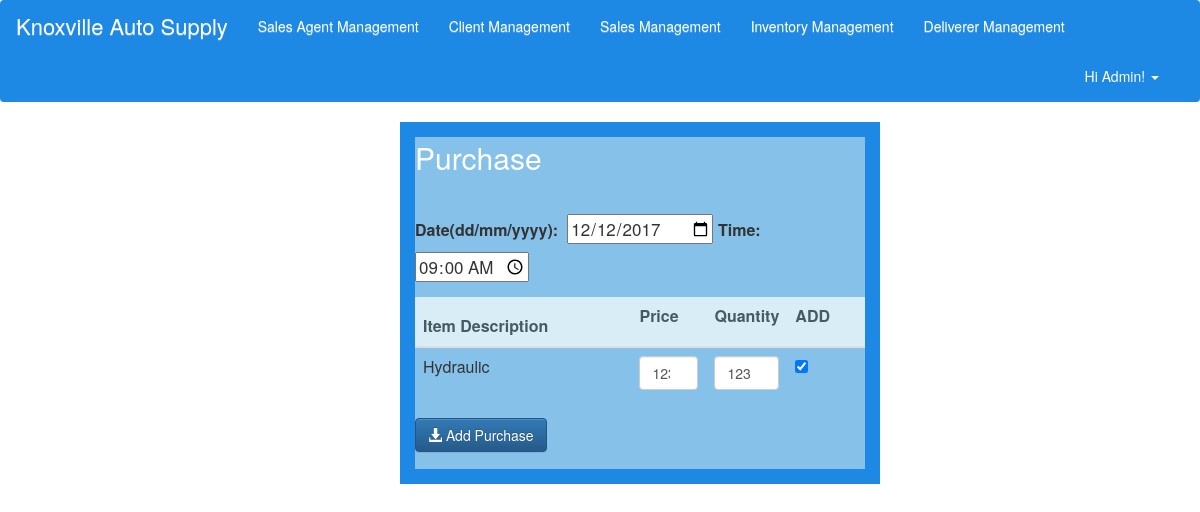
The app's page /knoxville/addPurchase/20, older data.
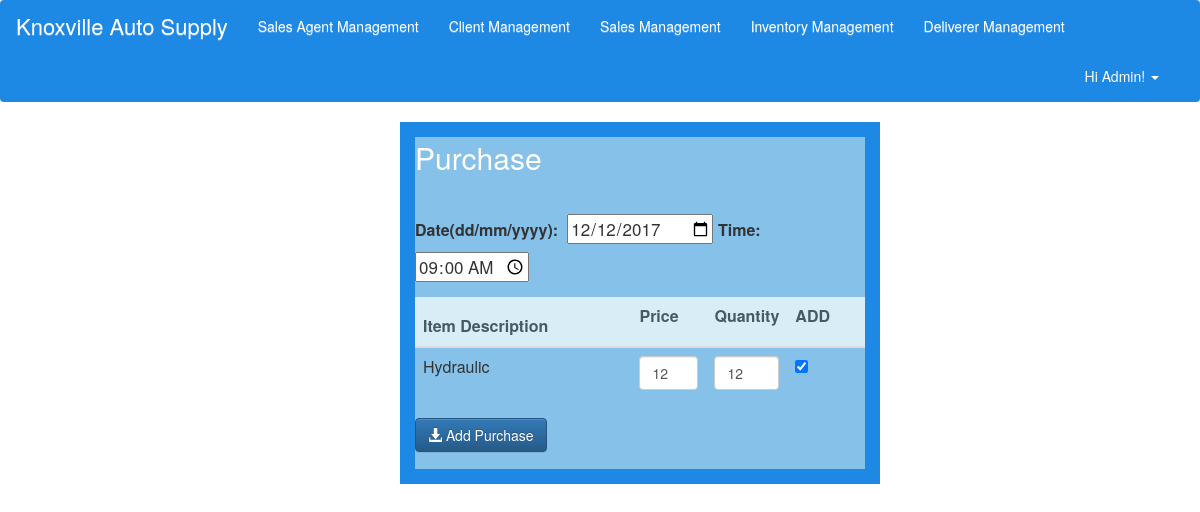
The same page, newer data.
### tables this page shows
CREATE TABLE `transaction` (
  `transID` int(11) NOT NULL,
  `date` date NOT NULL,
  `time` time NOT NULL,
  `status` varchar(10) NOT NULL,
  `unit_price` int(11) NOT NULL,
  `quantity` int(11) NOT NULL DEFAULT '1',
  `itemID` int(11) NOT NULL,
  `orderID` int(11) NOT NULL
);

### application/controllers/knoxville.php (called while the page is built, shortened)
<?php
class Knoxville extends CI_Controller {
    public function __construct(){
        $this->load->model('client_model','Client');
        $this->load->model('sales_agent_model','SalesAgent');
		$this->load->model('order_model','Order');
		$this->load->model('item_model','Item');
		$this->load->model('transaction_model','Transaction');
		$this->load->model('deliverer_model','Deliverer');
    }
	public function addPurchase($orderID){
		$data['orderID']=$orderID;
		$header_data['title'] = "Purchase";
		$condition = array('orderID'=>$orderID);
		$TransRec = $this->Transaction->read($condition);
		$data['trans'] = $TransRec;
		$condition = '(orderID = "'.$orderID.'" and status = "Quoted")';
		$QRec = $this->Transaction->read($condition);
		$data['Qrec'] = $QRec;
		$itemsRec = $this->Item->read();
		$data['items'] = $itemsRec;
		 $this->load->view('include/header',$header_data);
		 $this->load->view('add_purchase',$data);
	}
}

### index.php (called while the page is built, shortened)
<?php
require_once BASEPATH.'core/CodeIgniter.php';

### application/models/transaction_model.php (called while the page is built, shortened)
<?php
class Transaction_model extends CI_Model {
    private $table = 'transaction';
    function read($condition=null){
        $this->db->select('*');
        $this->db->from($this->table);
        $this->db->order_by('date','desc');
        if(isset($condition))
            $this->db->where($condition);
        $query = $this->db->get();
        if($query->num_rows()>0)
            return $query->result_array();
        else
            return false;
    }
}
?>

### application/models/item_model.php (called while the page is built, shortened)
<?php
class Item_model extends CI_Model {
    private $table = 'item';
    function read($condition=null){
        $this->db->select('*');
        $this->db->from($this->table);
        $query = $this->db->get();
        if($query->num_rows()>0)
            return $query->result_array();
        else
            return false;
    }
}
?>

### application/views/add_purchase.php (the view, shortened to what this page needs)
<html>
<body>
	<div class="cntr">
	<p class="boxhead">Purchase</p> <br />
	<?php echo form_open('knoxville/addPurchase/'.$orderID.'','id="purchase"');
	?>
	<div class="form-group">
		<label class="date-label" for="date">Date(dd/mm/yyyy):&nbsp; </label>
 		<input type="date" name="date" value="<?php echo date('Y-m-d'); ?>" />
 		<label class="date-label" for="date">Time: &nbsp;</label>
		<input type="time" name="time" value="<?php date_default_timezone_set('Asia/Manila'); echo  date("H:i"); ?>"/>
    </div>
	<table class="table">
                <thead>
                    <tr id="trHead">
						<th class="info">Item Description</th>
						<th class="info">
						<label for="price">Price</label></th>
						<th class="info">
						<label for="quantity">Quantity</label></th>
						<th class="info">
						<label for="itemList[]">ADD</th>
					</tr></thead>
        <tbody>
            <?php
				$counter = 0;
                foreach($Qrec as $Q){
					$y = 0;
				foreach($trans as $c)
					{
						if ($Q['itemID'] == $c['itemID'] && $c['status'] == "Purchased")
						$y++;
					}
					if($y==0){
						$counter++;
						echo '<tr><td>';
						foreach($items as $i)
						{
							if ($Q['itemID'] == $i['itemID'])
							echo $i['item_desc'];
						}
						echo '</td>
							<td class="col-sm-2">
								<input type="number" class="form-control" id="price'.$counter.'" value="'.$Q['unit_price'].'" name="price[]">
							</td>
							<td class="col-sm-2">
								<input type="number" class="form-control" id="quantity'.$counter.'"  name="quantity[]" value="'.$Q['quantity'].'">
							</td>
							<td><input type="checkbox" name="itemList[]" id="items'.$counter.'" value="'.$Q['itemID'].'" onClick="toggle2('."'items".$counter."'".', '."'price".$counter."'".', '."'quantity".$counter."'".')"  checked/></td>
							';
					}
                }
            ?>
    </tbody>
   </table>
	<button class="btn btn-primary btn-md" type="submit">
		<span class="glyphicon glyphicon-download-alt"> </span> Add Purchase
	</button>
	</form>
	</div>
</body>
</html>

Row changes from the older to the newer data that the page shows:
changed transaction: unit_price "123" → "12"; quantity "123" → "12"
